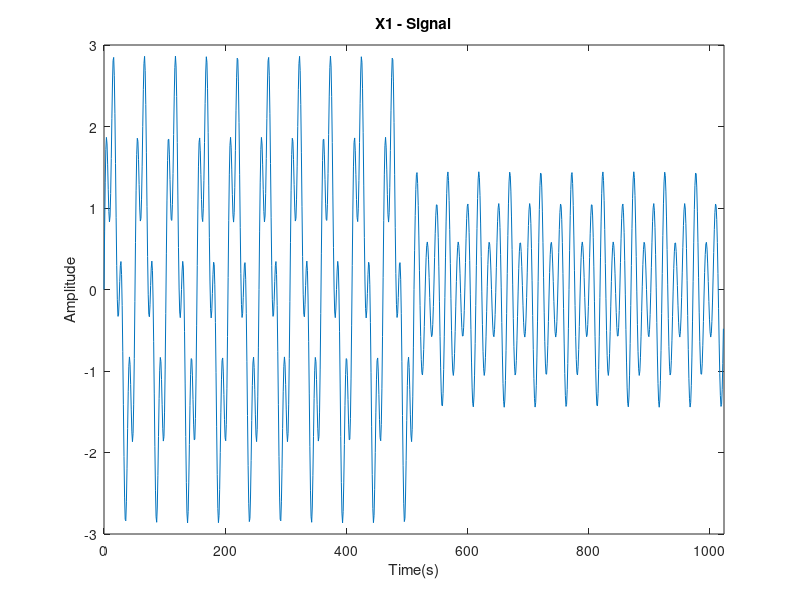
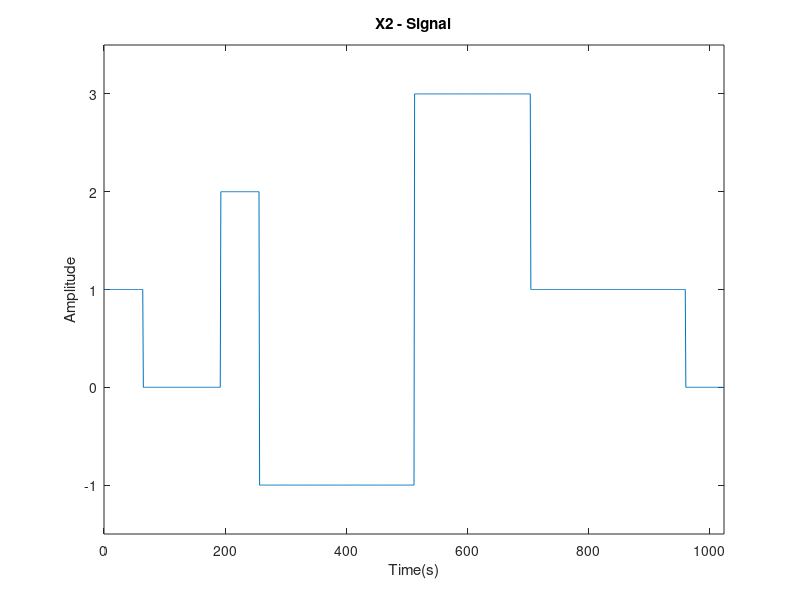
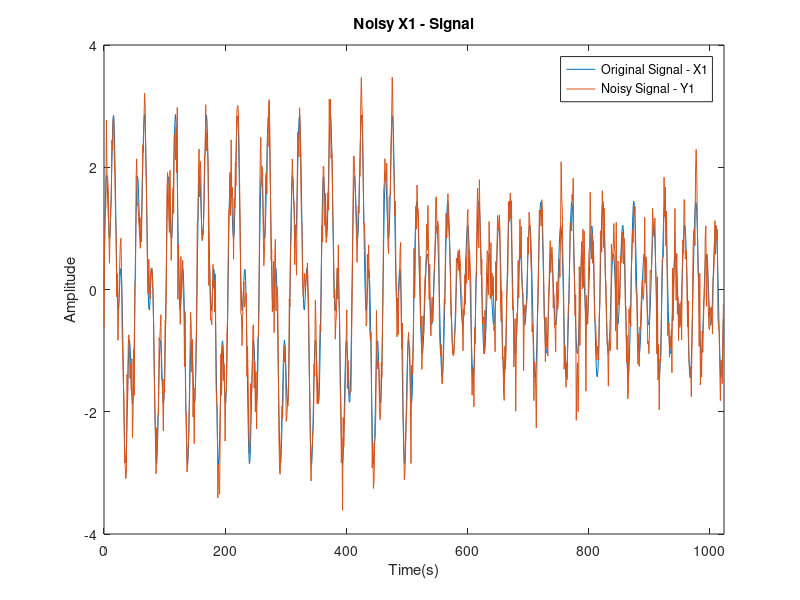
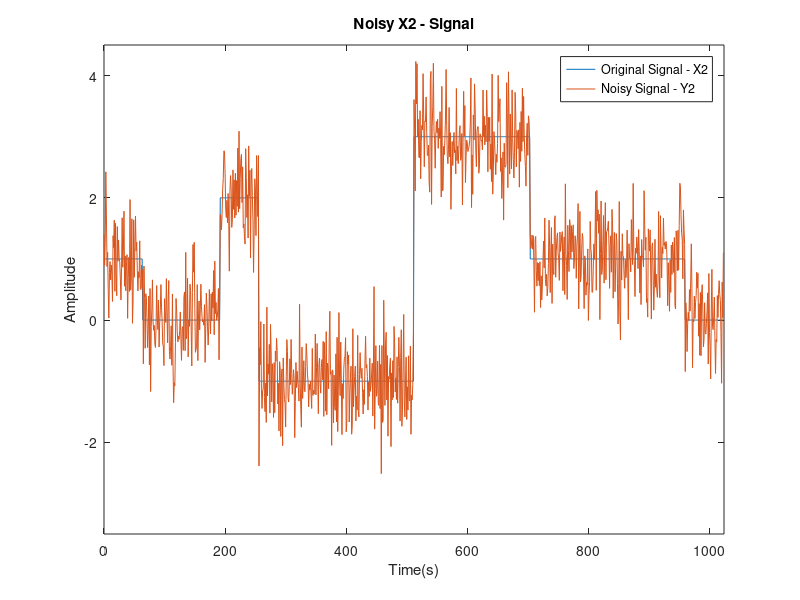

The MATLAB script that drew these images, in order: (Note: this script raises an error after producing the figures.)
clc;
clear all;
close all;

fs = 512;
%% Constructing X1 signal

n1 = 0:1:512;
n2 = 513:1:1023;

x1_1 = 2*sin(20*pi*n1/fs) + sin(80*pi*n1/fs);
x1_2 = 0.5*sin(40*pi*n2/fs) + sin(60*pi*n2/fs);

x1 = [x1_1 x1_2];

figure('Name', 'DWT - X1 signal');
plot([n1 n2], x1);
xlim([0 1024]);
title('X1 - Signal'), xlabel('Time(s)'), ylabel('Amplitude');

%%  Constructing X2 signal

x2 = zeros(1, 1024);

for j = 1:1024
    i = j -1;
    
    if i >= 960
        x2(j) = 0;
    elseif i >= 704
        x2(j) = 1;
    elseif i >= 512
        x2(j) = 3;
    elseif i >= 256
        x2(j) = -1;
    elseif i >= 192
        x2(j) = 2;
    elseif i >= 64
        x2(j) = 0;
    elseif i >= 0
        x2(j) = 1;
    end
end

figure('Name', 'DWT - X2 signal');
plot(x2);
axis([0 1024 -1.5 3.5]);
title('X2 - Signal'), xlabel('Time(s)'), ylabel('Amplitude');

%% Corrupt the signal using white gaussian noise

y1 = awgn(x1, 10,'measured');
y2 = awgn(x2, 10,'measured');

figure('Name', 'DWT & Noise signal - X1 signal');
plot([n1 n2], x1, [n1 n2], y1);
xlim([0 1024]);
legend('Original Signal - X1', 'Noisy Signal - Y1'),
title('Noisy X1 - Signal'), xlabel('Time(s)'), ylabel('Amplitude');

n2 = 0:1:1023;
figure('Name', 'DWT & Noise signal - X2 signal');
plot(n2, x2, n2, y2);
axis([0 1024 -3.5 4.5]);
legend('Original Signal - X2', 'Noisy Signal - Y2'),
title('Noisy X2 - Signal'), xlabel('Time(s)'), ylabel('Amplitude');

%% Observing morphology of Haar and Daubechies tap 9 using wavefun()

% Harr Wavelet Application
wavlt = 'haar';
[phi_haar, psi_haar, xval_haar] = wavefun(wavlt, 10); 
figure ('Name','Haar Wavelet')
subplot(1,2,1);
plot(xval_haar, psi_haar, 'blue');
title('Wavelet Function of Haar');
subplot(1,2,2);
plot(xval_haar, phi_haar, 'red');
title('Scaling Function of Haar');

% Daubechies tap 9 Wavelet application
wavlt = 'db9';
[phi_deb,psi_deb, xval_deb] = wavefun(wavlt, 10); 
figure  ('Name','Daubechies tap-9 Wavelet')
subplot(1,2,1);
plot(xval_deb, psi_deb,'blue');
title('Wavelet Function of Daubechies tap 9');
subplot(1,2,2);
plot(xval_deb, phi_deb, 'red');
title('Scaling Function of Daubechies tap 9');

%% 10 level Wavelet Decomposition

% Signal Y1

% Haar Wavelet
[c_haar1, l_haar1] = wavedec(y1, 10, 'haar');
approx_haar1 = appcoef(c_haar1, l_haar1, 'haar');
[hD1,hD2,hD3,hD4,hD5,hD6,hD7,hD8,hD9,hD10] = detcoef(c_haar1, l_haar1, [1 2 3 4 5 6 7 8 9 10]);

figure('Name', 'Decomposition of y1(n) - Haar wavelet');
for i= 1:10
    haarD = detcoef(c_haar1, l_haar1, i);
    subplot(11,1,i);
    stem(haarD,'Marker','.');
    title(['Level ' num2str(i) 'Decomposition of y1(n) - Haar wavelet']);
end
subplot(11,1,11);
stem(approx_haar1);
title(['Level' num2str(10) 'Approximation Coefficients']);


%% Daubechies tap 9 Wavelet

[c_db1, l_db1] = wavedec(y1, 10, 'db9');
approx_db1 = appcoef(c_db1, l_db1, 'db9');
[dbD1,dbD2,dbD3,dbD4,dbD5,dbD6,dbD7,dbD8,dbD9,dbD10] = detcoef(c_db1, l_db1, [1 2 3 4 5 6 7 8 9 10]);

figure('Name', 'Decomposition of y1(n) - db9 wavelet');
for i= 1:10
    dbD = detcoef(c_db1, l_db1, i);
    subplot(11,1,i);
    stem(dbD,'Marker','.');
    title(['Level ' num2str(i) 'Decomposition of y1(n) - db9 wavelet']);
end
subplot(11,1,11);
stem(approx_db1);
title(['Level' num2str(10) 'Approximation Coefficients']);
%%

% Signal Y2
% Haar Wavelet 

[c_haar2, l_haar2] = wavedec(y2, 10, 'haar');
approx_haar2 = appcoef(c_haar2, l_haar2, 'haar');
[hD1_2,hD2_2,hD3_2,hD4_2,hD5_2,hD6_2,hD7_2,hD8_2,hD9_2,hD10_2] = detcoef(c_haar2, l_haar2, [1 2 3 4 5 6 7 8 9 10]);

figure('Name', 'Decomposition of y2(n) - Haar wavelet');
for i= 1:10
    haarD = detcoef(c_haar2, l_haar2, i);
    subplot(11,1,i);
    stem(haarD,'Marker','.');
    title(['Level ' num2str(i) 'Decomposition of y2(n) - Haar wavelet']);
end
subplot(11,1,11);
stem(approx_haar2);
title(['Level' num2str(10) 'Approximation Coefficients']);

%%  Daubechies tap 9 Wavelet

[c_db2, l_db2] = wavedec(y2, 10, 'db9');
approx_db2 = appcoef(c_db2, l_db2, 'db9');
[dbD1_2,dbD2_2,dbD3_2,dbD4_2,dbD5_2,dbD6_2,dbD7_2,dbD8_2,dbD9_2,dbD10_2] = detcoef(c_db2, l_db2, [1 2 3 4 5 6 7 8 9 10]);

figure('Name', 'Decomposition of y2(n) - db9 wavelet');
for i= 1:10
    dbD = detcoef(c_db2, l_db2, i);
    subplot(11,1,i);
    stem(dbD,'Marker','.');
    title(['Level ' num2str(i) 'Decomposition of y2(n) - db9 wavelet']);
end
subplot(11,1,11);
stem(approx_db1);
title(['Level' num2str(10) 'Approximation Coefficients']);

%% Discrete Wave Resconstruction
% X1 - haar
x1_haar_reconst = wave_reconst(approx_haar1,hD1,hD2,hD3,hD4,hD5,hD6,hD7,hD8,hD9,hD10,'haar');

figure('Name', 'Noisy x_1[n] reconstructed using Haar wavelet')
plot(n2, x1_haar_reconst);
title('Noisy x_1[n] reconstructed using Haar wavelet'), xlabel('Samples(n)'), ylabel('Amplitude');
xlim([0,1024]);

% X1 - db9
x1_db9_reconst = wave_reconst(approx_db1,dbD1,dbD2,dbD3,dbD4,dbD5,dbD6,dbD7,dbD8,dbD9,dbD10,'db9');

figure('Name', 'Noisy x_1[n] reconstructed using db9 wavelet')
plot(n2, x1_db9_reconst);
title('Noisy x_1[n] reconstructed using db9 wavelet'), xlabel('Samples(n)'), ylabel('Amplitude');
xlim([0,1024])

% X2 - haar
x2_haar_reconst = wave_reconst(approx_haar2,hD1_2,hD2_2,hD3_2,hD4_2,hD5_2,hD6_2,hD7_2,hD8_2,hD9_2,hD10_2,'haar');

figure('Name', 'Noisy x_2[n] reconstructed using Haar wavelet')
plot(n2, x2_haar_reconst);
title('Noisy x_2[n] reconstructed using Haar wavelet'), xlabel('Samples(n)'), ylabel('Amplitude');
xlim([0,1024])

% X2 - db9
x2_db9_reconst = wave_reconst(approx_db2,dbD1_2,dbD2_2,dbD3_2,dbD4_2,dbD5_2,dbD6_2,dbD7_2,dbD8_2,dbD9_2,dbD10_2,'db9');

figure('Name', 'Noisy x_2[n] reconstructed using db9 wavelet')
plot(n2, x2_db9_reconst);
title('Noisy x_2[n] reconstructed using db9 wavelet'), xlabel('Samples(n)'), ylabel('Amplitude');
xlim([0,1024])

%% Energy betweeen original and reconstructed signals

E_x1 = sum(abs(y1).^2);
E_x1_haar = sum(abs(x1_haar_reconst).^2);
E_x1_db9 = sum(abs(x1_db9_reconst).^2);
E_x2 = sum(abs(y2).^2);
E_x2_haar = sum(abs(x2_haar_reconst).^2);
E_x2_db9 = sum(abs(x2_db9_reconst).^2);

disp(['Energy of original X1 = ', num2str(E_x1)]);
disp(['Energy of Reconstructed X1 with haar wavelet = ', num2str(E_x1_haar)]);
disp(['Energy of Reconstructed X1 with db9 wavelet = ', num2str(E_x1_db9)]);
disp('------------------------------------------------------------------');
disp(['Energy of original X2 = ', num2str(E_x2)]);
disp(['Energy of Reconstructed X2 with haar wavelet = ', num2str(E_x2_haar)]);
disp(['Energy of Reconstructed X2 with db9 wavelet = ', num2str(E_x2_db9)]);

%% Signal Denoising - Plot coeffcients
% X1 haar
signalDenoising(x1, y1, 10, 'haar' , 1, 'X1');      %Threshold 1
% X1 db9s
signalDenoising(x1, y1, 10, 'db9', 1, 'X1');        %Threshold 1
% X2 haar
signalDenoising(x2, y2, 10, 'haar' , 2, 'X2');      %Threshold 2
% X2 db9
signalDenoising(x2, y2, 10, 'db9', 2, 'X2');        %Threshold 2

%% Signal Compression

load('ECGsig.mat');                     % Load the ideal ECG signal 
sig_len = length(aVR);

fs_ecg = 257;                           % sampling freqency of ecg
n  = 0:1:(sig_len-1);                   % samples

figure('Name', 'aVR Lead of ECG signal | fs = 257 Hz');
plot(n, aVR);
title('aVR Lead of ECG signal | fs = 257 Hz'), xlabel('Samples(n)'), ylabel('Voltage (mV)');
xlim([0 length(aVR)]);

% Obtain wavelet coefficients of aVR
% Haar Wavelet 

[c_haar_avr, l_haar_avr] = wavedec(aVR, 10, 'haar');
approx_haar_avr = appcoef(c_haar_avr, l_haar_avr, 'haar');

figure('Name', 'Decomposition of aVR signal - Haar wavelet');
for i= 1:10
    haarD_avr = detcoef(c_haar_avr, l_haar_avr, i);
    subplot(11,1,i);
    stem(haarD_avr,'Marker','.');
    title(['Level ' num2str(i) 'Decomposition of aVR signal - Haar wavelet']);
end
subplot(11,1,11);
stem(approx_haar_avr);
title(['Level' num2str(10) 'Approximation Coefficients']);

%%  Daubechies tap 9 Wavelet

[c_db_avr, l_db_avr] = wavedec(aVR, 10, 'db9');
approx_db_avr = appcoef(c_db_avr, l_db_avr, 'db9');

figure('Name', 'Decomposition of aVR signal - db9 wavelet');
for i= 1:10
    dbD_avr = detcoef(c_db_avr, l_db_avr, i);
    subplot(11,1,i);
    stem(dbD_avr,'Marker','.');
    title(['Level ' num2str(i) 'Decomposition of aVR signal - db9 wavelet']);
end
subplot(11,1,11);
stem(approx_db_avr);
title(['Level' num2str(10) 'Approximation Coefficients']);

%% Signal Compression
level = ceil(log2(sig_len));
percentage = 99;
% aVR - db9
signalCompression(aVR, level, 'db9' , percentage, 'aVR signal'); %overload the Denoise function to plot the graphs
%% aVR - haar
signalCompression(aVR, level, 'haar', percentage, 'aVR signal'); %Threshold 0 -> compression
